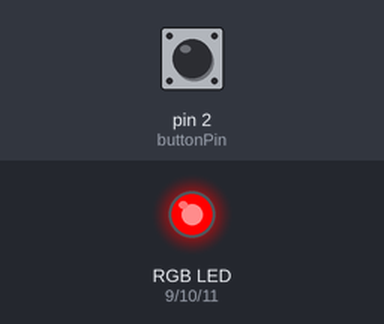
A sketch run on a simulated Arduino Uno, built with avr-gcc and run on an emulated ATmega328P. Parts: an RGB LED mixed from three pins (HIGH = lit). The inputs (shaded band) are chosen by the test bench; at power-on: pin 2 (buttonPin) LOW. Dim RGB values are drawn brighter than linear.

Above: at 1.2 s.
1.3 s: pin 2 (buttonPin) pulled HIGH for 0.15 s
At 3.3 s:
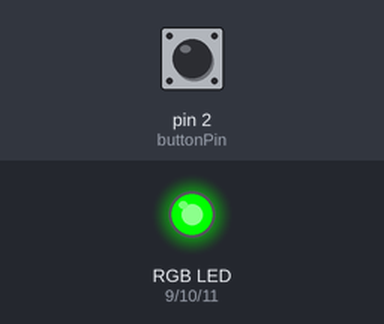
4.3 s: pin 2 (buttonPin) pulled HIGH for 1 s
At 6.8 s:
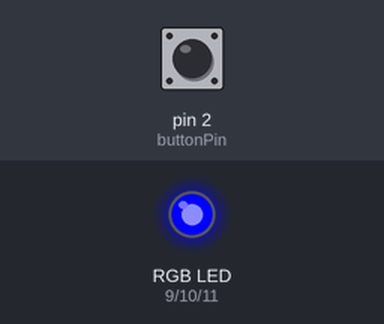
7.3 s: pin 2 (buttonPin) pulled HIGH for 0.15 s
At 9.1 s:
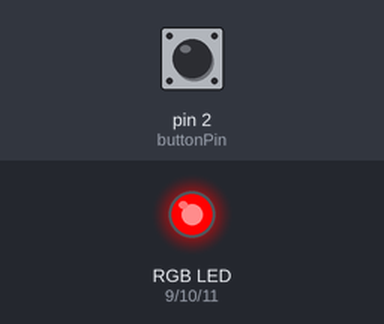
10.3 s: pin 2 (buttonPin) pulled HIGH for 3.2 s
At 11.95 s:
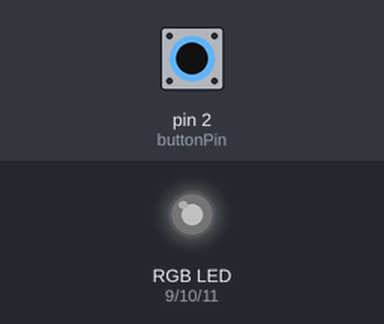
Timing chart, 0 to 16.0 s (numbered marks = the images above; inputs shaded):
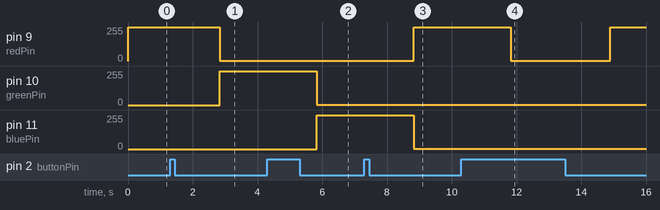

Measured:
- after the input at 1.3 s, pin 9 (redPin): 255/255 → 1/255 after 1.5 s; pin 10 (greenPin): 0/255 → 254/255 after 1.5 s
- after the input at 4.3 s, pin 10 (greenPin): 254/255 → 1/255 after 1.5 s; pin 11 (bluePin): 0/255 → 254/255 after 1.5 s
- after the input at 7.3 s, pin 9 (redPin): 1/255 → 254/255 after 1.5 s; pin 11 (bluePin): 254/255 → 1/255 after 1.5 s
- after the input at 10.3 s, pin 9 (redPin): 254/255 → 1/255 after 1.5 s, → 254/255 3.1 s later

The sketch:

FadingRGB4.ino
```cpp
//Button Press Detection - single message
// from http://www.instructables.com/id/Beginner-Arduino/step15/Button-As-Toggle-Switch/

//pin connections
int redPin = 9;
int greenPin = 10;
int bluePin = 11;
int buttonPin = 2;

boolean currentState = LOW;       //stroage for current button state
boolean lastState = LOW;          //storage for last button state
int currentColor = redPin;           //storage for current color

void setup(){
  pinMode(buttonPin, INPUT);//this time we will set the pin as INPUT
  pinMode(redPin, OUTPUT);
  pinMode(bluePin, OUTPUT);
  pinMode(greenPin, OUTPUT);
  digitalWrite(currentColor, HIGH);   //initialize with currentColor on (full brightness)
}

void loop(){
  currentState = digitalRead(buttonPin);
  if (currentState == HIGH && lastState == LOW){  //if button has just been pressed
    delay(1);                                     //Button debouncing

    int nextColor = getNextColor(currentColor);
    fader(currentColor, nextColor);
    currentColor = nextColor;
  }
}

int getNextColor(int color){
  if (color == redPin) {
    return greenPin;
  }
  if (color == greenPin) {
    return bluePin;
  }
  if (color == bluePin) {
    return redPin;
  }
}

void fader(int color1, int color2){
    for (int brightness=0;brightness<255;brightness++){
        analogWrite(color1, 255-brightness);
        analogWrite(color2, brightness);
        delay(6);
    }
}
```
